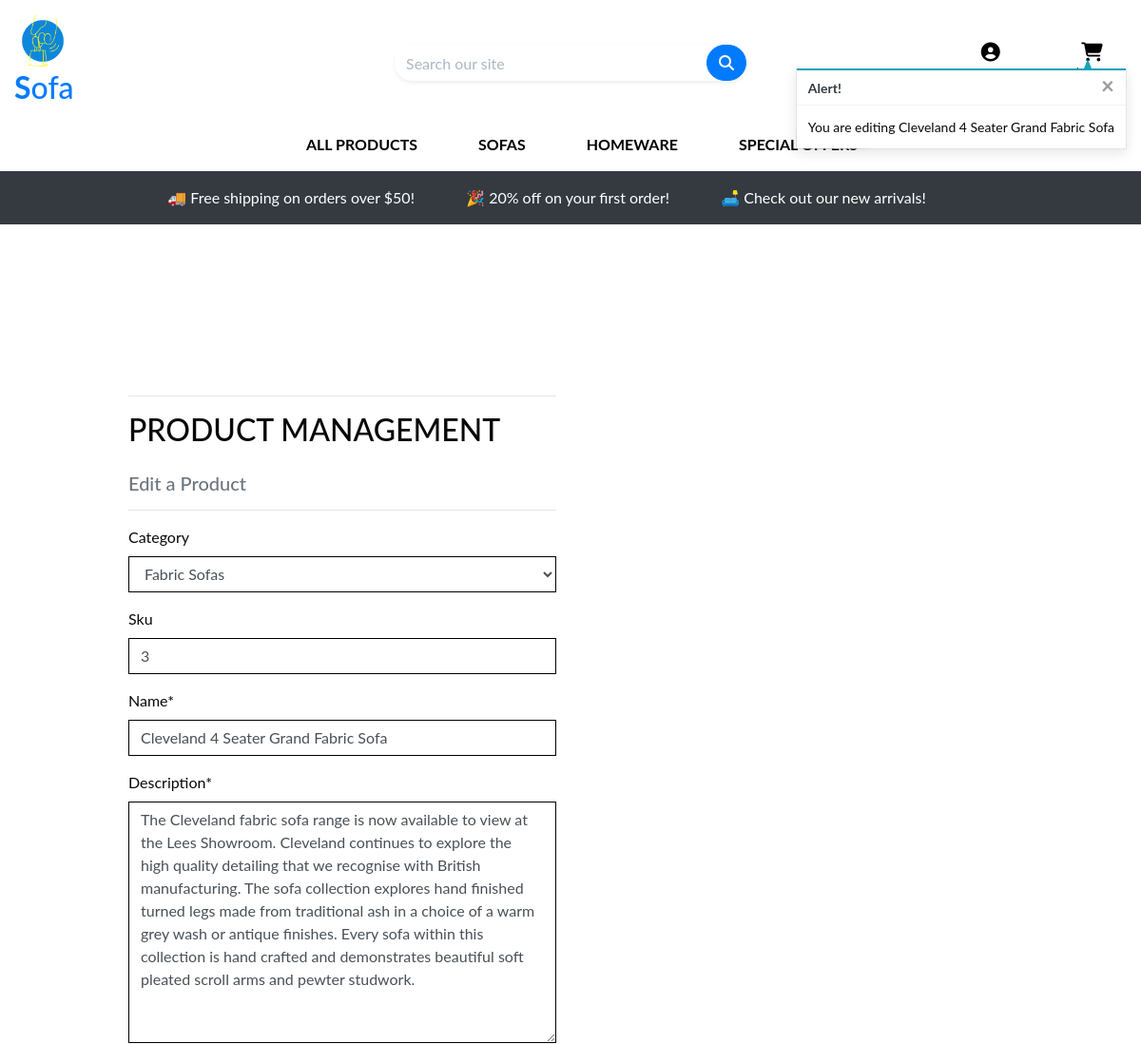
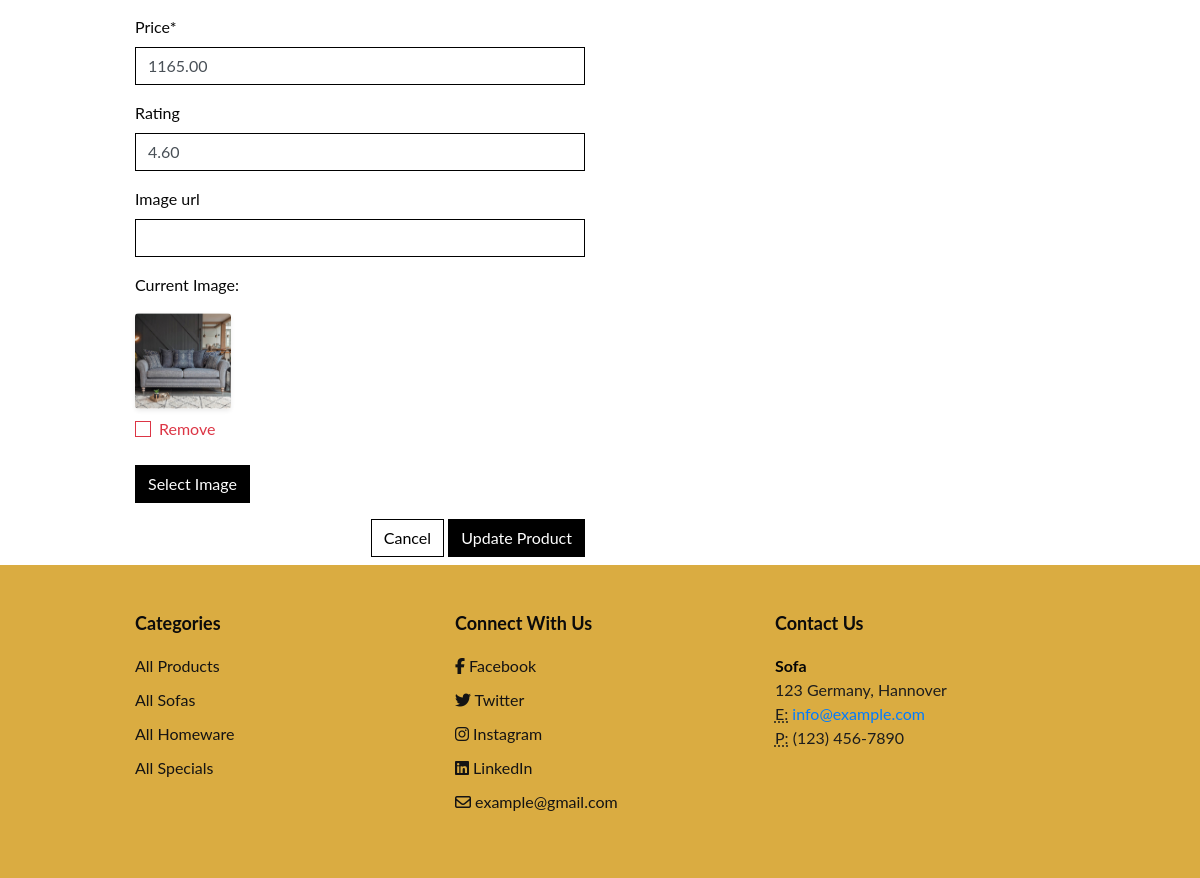
/products/edit/8/ (signed in), run on the app's committed database (2 pictures, top to bottom).
### products/models.py (models this page shows, shortened)
class Product(models.Model):
    category = models.ForeignKey('Category', null=True, blank=True, on_delete=models.SET_NULL)
    sku = models.CharField(max_length=254, null=True, blank=True)
    name = models.CharField(max_length=254)
    description = models.TextField()
    price = models.DecimalField(max_digits=6, decimal_places=2)
    rating = models.DecimalField(max_digits=6, decimal_places=2, null=True, blank=True)
    image_url = models.URLField(max_length=1024, null=True, blank=True)
    image = models.ImageField(null=True, blank=True)

### products/views.py (the view)
# urls.py: path('edit/<int:product_id>/', views.edit_product, name='edit_product'),
@login_required
def edit_product(request, product_id):
    if not request.user.is_superuser:
        messages.error(request, 'Sorry, only store owners can do that.')
        return redirect(reverse('home'))
    product = get_object_or_404(Product, pk=product_id)
    if request.method == 'POST':
        form = ProductForm(request.POST, request.FILES, instance=product)
        if form.is_valid():
            form.save()
            messages.success(request, 'Successfully updated product!')
            return redirect(reverse('product_detail', args=[product.id]))
        else:
            messages.error(request, 'Failed to update product. Please ensure the form is valid.')
    else:
        form = ProductForm(instance=product)
        messages.info(request, f'You are editing {product.name}')
    template = 'products/edit_product.html'
    context = {
        'form': form,
        'product': product,
    }
    return render(request, template, context)

### products/forms.py
class ProductForm(forms.ModelForm):
    class Meta:
        model = Product
        fields = '__all__'
    image = forms.ImageField(label='Image', required=False, widget=CustomClearableFileInput)
    def __init__(self, *args, **kwargs):
        super().__init__(*args, **kwargs)
        categories = Category.objects.all()
        friendly_names = [(c.id, c.get_friendly_name()) for c in categories]
        self.fields['category'].choices = friendly_names
        for field_name, field in self.fields.items():
            field.widget.attrs['class'] = 'border-black rounded-0'

### bag/contexts.py (called while the page is built, shortened)
def bag_contents(request):
    bag_items = []
    total = 0
    product_count = 0
    bag = request.session.get('bag', {})
    if total < settings.FREE_DELIVERY_THRESHOLD:
        delivery = total * Decimal(settings.STANDARD_DELIVERY_PERCENTAGE / 100)
        free_delivery_delta = settings.FREE_DELIVERY_THRESHOLD - total
    else:
        delivery = 0
        free_delivery_delta = 0
    grand_total = delivery + total
    context = {
        'bag_items': bag_items,
        'total': total,
        'product_count': product_count,
        'delivery': delivery,
        'free_delivery_delta': free_delivery_delta,
        'free_delivery_threshold': settings.FREE_DELIVERY_THRESHOLD,
        'grand_total': grand_total,
    }
    return context

### products/models.py (called while the page is built)
    def get_friendly_name(self):
        return self.friendly_name

### products/templates/products/edit_product.html (shortened to what this page needs)
{% extends "base.html" %}
{% load static %}
{% block page_header %}
    <div class="container header-container">
    </div>
{% endblock %}
{% block content %}
    <div class="container">
        <div class="row">
            <div class="col-12 col-md-6">
                <hr>
                <h2 class="logo-font mb-4">Product Management</h2>
                <h5 class="text-muted">Edit a Product</h5>
                <hr>
            </div>
        </div>
        <div class="row">
            <div class="col-12 col-md-6">
                <form method="POST" action="{% url 'edit_product' product.id %}" class="form mb-2" enctype="multipart/form-data">
                    {% for field in form %}
                        {% if field.name != 'image' %}
                            {{ field | as_crispy_field }}
                        {% else %}
                            {{ field }}
                        {% endif %}
                    {% endfor %}
                    <div class="text-right">
                        <a class="btn btn-outline-black rounded-0" href="{% url 'products' %}">Cancel</a>
                        <button class="btn btn-black rounded-0" type="submit">Update Product</button>
                    </div>
                </form>
            </div>
        </div>
    </div>
{% endblock %}

### static/css/base.css (style rules this page uses)
html { height: 100%; }
body { height: calc(100vh - 164px); color: #080808; font-family: 'Lato'; }
.logo-font { text-transform: uppercase; }
.btn-black { background: black; color: white; }
.btn-outline-black { background: white; color: black !important; border: 1px solid black; }
.border-black { border: 1px solid black !important; }
@media (min-width: 1200px) { .container { max-width: 80%; } }
@media (min-width: 992px) { .header-container { padding-top: 164px; } }

### data on the page
Product: category "Fabric Sofas" "3" "Cleveland 4 Seater Grand Fabric Sofa" "The Cleveland fabric sofa range is now available to view at the Lees Showroom. Cleveland continues to explore the high quality detailing that we recognise with British manufacturing. The sofa collection explores hand finished turned legs made from traditional ash in a choice of a warm grey wash or antique finishes. Every sofa within this collection is hand crafted and demonstrates beautiful soft pleated scroll arms and pewter studwork." "1165.00" "4.60"

### other printed values
{{ free_delivery_threshold }} "50"
{{ message }} "You are editing Cleveland 4 Seater Grand Fabric Sofa"
{{ widget.initial_text }} "Current Image"
{{ widget.clear_checkbox_label }} "Remove"
